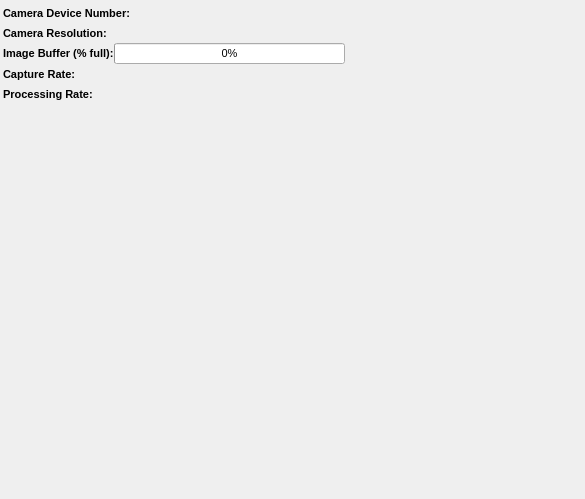
<?xml version="1.0" encoding="UTF-8"?>
<ui version="4.0">
 <class>StatPanel</class>
 <widget class="QWidget" name="StatPanel">
  <property name="geometry">
   <rect>
    <x>0</x>
    <y>0</y>
    <width>585</width>
    <height>499</height>
   </rect>
  </property>
  <property name="windowTitle">
   <string>Form</string>
  </property>
  <layout class="QVBoxLayout" name="verticalLayout">
   <property name="spacing">
    <number>3</number>
   </property>
   <property name="leftMargin">
    <number>3</number>
   </property>
   <property name="topMargin">
    <number>3</number>
   </property>
   <property name="rightMargin">
    <number>3</number>
   </property>
   <property name="bottomMargin">
    <number>3</number>
   </property>
   <item>
    <layout class="QVBoxLayout" name="verticalLayout_2">
     <property name="spacing">
      <number>0</number>
     </property>
     <item>
      <layout class="QHBoxLayout" name="horizontalLayout_10">
       <item>
        <widget class="QLabel" name="label_8">
         <property name="font">
          <font>
           <pointsize>8</pointsize>
           <weight>75</weight>
           <bold>true</bold>
          </font>
         </property>
         <property name="text">
          <string>Camera Device Number:</string>
         </property>
         <property name="alignment">
          <set>Qt::AlignLeading|Qt::AlignLeft|Qt::AlignVCenter</set>
         </property>
        </widget>
       </item>
       <item>
        <widget class="QLabel" name="deviceNumberLabel">
         <property name="font">
          <font>
           <pointsize>8</pointsize>
          </font>
         </property>
         <property name="alignment">
          <set>Qt::AlignLeading|Qt::AlignLeft|Qt::AlignVCenter</set>
         </property>
         <property name="wordWrap">
          <bool>true</bool>
         </property>
        </widget>
       </item>
       <item>
        <spacer name="horizontalSpacer_8">
         <property name="orientation">
          <enum>Qt::Horizontal</enum>
         </property>
         <property name="sizeHint" stdset="0">
          <size>
           <width>40</width>
           <height>20</height>
          </size>
         </property>
        </spacer>
       </item>
      </layout>
     </item>
     <item>
      <layout class="QHBoxLayout" name="horizontalLayout_11">
       <item>
        <widget class="QLabel" name="label_9">
         <property name="font">
          <font>
           <pointsize>8</pointsize>
           <weight>75</weight>
           <bold>true</bold>
          </font>
         </property>
         <property name="text">
          <string>Camera Resolution:</string>
         </property>
         <property name="alignment">
          <set>Qt::AlignLeading|Qt::AlignLeft|Qt::AlignVCenter</set>
         </property>
        </widget>
       </item>
       <item>
        <widget class="QLabel" name="cameraResolutionLabel">
         <property name="font">
          <font>
           <pointsize>8</pointsize>
          </font>
         </property>
         <property name="alignment">
          <set>Qt::AlignLeading|Qt::AlignLeft|Qt::AlignVCenter</set>
         </property>
        </widget>
       </item>
       <item>
        <spacer name="horizontalSpacer_9">
         <property name="orientation">
          <enum>Qt::Horizontal</enum>
         </property>
         <property name="sizeHint" stdset="0">
          <size>
           <width>40</width>
           <height>20</height>
          </size>
         </property>
        </spacer>
       </item>
      </layout>
     </item>
     <item>
      <layout class="QVBoxLayout" name="verticalLayout_4">
       <property name="spacing">
        <number>0</number>
       </property>
       <item>
        <layout class="QGridLayout" name="gridLayout">
         <item row="0" column="0">
          <widget class="QLabel" name="label_10">
           <property name="font">
            <font>
             <pointsize>8</pointsize>
             <weight>75</weight>
             <bold>true</bold>
            </font>
           </property>
           <property name="text">
            <string>Image Buffer (% full):</string>
           </property>
           <property name="alignment">
            <set>Qt::AlignLeading|Qt::AlignLeft|Qt::AlignVCenter</set>
           </property>
          </widget>
         </item>
         <item row="0" column="1">
          <widget class="QProgressBar" name="imageBufferBar">
           <property name="font">
            <font>
             <pointsize>8</pointsize>
            </font>
           </property>
           <property name="value">
            <number>0</number>
           </property>
          </widget>
         </item>
         <item row="0" column="2">
          <widget class="QLabel" name="imageBufferLabel">
           <property name="font">
            <font>
             <pointsize>8</pointsize>
            </font>
           </property>
           <property name="text">
            <string/>
           </property>
           <property name="alignment">
            <set>Qt::AlignCenter</set>
           </property>
          </widget>
         </item>
         <item row="0" column="3">
          <spacer name="horizontalSpacer_2">
           <property name="orientation">
            <enum>Qt::Horizontal</enum>
           </property>
           <property name="sizeHint" stdset="0">
            <size>
             <width>40</width>
             <height>20</height>
            </size>
           </property>
          </spacer>
         </item>
        </layout>
       </item>
       <item>
        <layout class="QHBoxLayout" name="horizontalLayout_13">
         <item>
          <widget class="QLabel" name="label_11">
           <property name="font">
            <font>
             <pointsize>8</pointsize>
             <weight>75</weight>
             <bold>true</bold>
            </font>
           </property>
           <property name="text">
            <string>Capture Rate:</string>
           </property>
           <property name="alignment">
            <set>Qt::AlignLeading|Qt::AlignLeft|Qt::AlignVCenter</set>
           </property>
          </widget>
         </item>
         <item>
          <widget class="QLabel" name="captureRateLabel">
           <property name="enabled">
            <bool>true</bool>
           </property>
           <property name="font">
            <font>
             <pointsize>8</pointsize>
            </font>
           </property>
           <property name="text">
            <string/>
           </property>
          </widget>
         </item>
         <item>
          <widget class="QLabel" name="nFramesCapturedLabel">
           <property name="font">
            <font>
             <pointsize>8</pointsize>
            </font>
           </property>
           <property name="text">
            <string/>
           </property>
          </widget>
         </item>
         <item>
          <spacer name="horizontalSpacer_11">
           <property name="orientation">
            <enum>Qt::Horizontal</enum>
           </property>
           <property name="sizeHint" stdset="0">
            <size>
             <width>40</width>
             <height>20</height>
            </size>
           </property>
          </spacer>
         </item>
        </layout>
       </item>
       <item>
        <layout class="QHBoxLayout" name="horizontalLayout_14">
         <item>
          <widget class="QLabel" name="label_12">
           <property name="font">
            <font>
             <pointsize>8</pointsize>
             <weight>75</weight>
             <bold>true</bold>
            </font>
           </property>
           <property name="text">
            <string>Processing Rate:</string>
           </property>
          </widget>
         </item>
         <item>
          <widget class="QLabel" name="processingRateLabel">
           <property name="font">
            <font>
             <pointsize>8</pointsize>
            </font>
           </property>
           <property name="text">
            <string/>
           </property>
          </widget>
         </item>
         <item>
          <widget class="QLabel" name="nFramesProcessedLabel">
           <property name="font">
            <font>
             <pointsize>8</pointsize>
            </font>
           </property>
           <property name="text">
            <string/>
           </property>
          </widget>
         </item>
         <item>
          <spacer name="horizontalSpacer_12">
           <property name="orientation">
            <enum>Qt::Horizontal</enum>
           </property>
           <property name="sizeHint" stdset="0">
            <size>
             <width>40</width>
             <height>20</height>
            </size>
           </property>
          </spacer>
         </item>
        </layout>
       </item>
       <item>
        <layout class="QHBoxLayout" name="horizontalLayout_16"/>
       </item>
      </layout>
     </item>
    </layout>
   </item>
   <item>
    <spacer name="verticalSpacer">
     <property name="orientation">
      <enum>Qt::Vertical</enum>
     </property>
     <property name="sizeHint" stdset="0">
      <size>
       <width>20</width>
       <height>3</height>
      </size>
     </property>
    </spacer>
   </item>
  </layout>
 </widget>
 <resources/>
 <connections/>
</ui>
